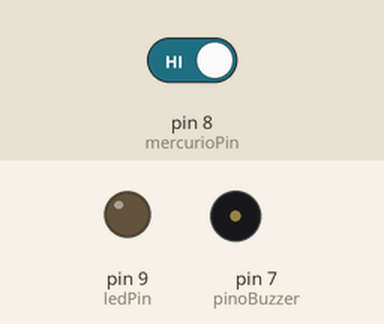
A sketch run on a simulated Arduino Uno, built with avr-gcc and run on an emulated ATmega328P. Parts: output pins drawn as LEDs (lit = HIGH), buzzer (waves = sounding, pin HIGH). Inputs (shaded band) come from the test bench; at power-on: pin 8 (mercurioPin) HIGH.

Above: at 2.8 s.
2.9 s: pin 8 (mercurioPin) driven LOW
At 4.2 s:
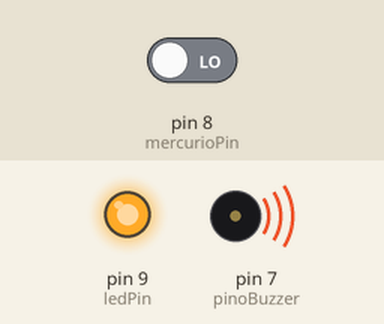
4.5 s: pin 8 (mercurioPin) driven HIGH
At 5.9 s:
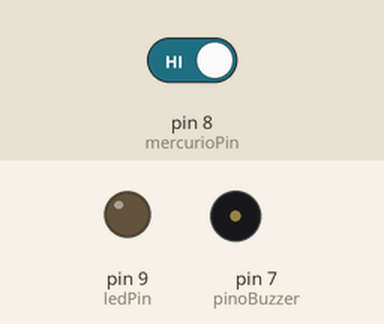
Timing chart, 0 to 7.5 s (numbered marks = the images above; inputs shaded):
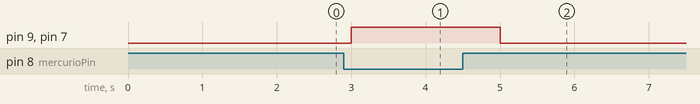

Measured:
- after the input at 2.9 s, pin 9 (ledPin), pin 7 (pinoBuzzer): LOW → HIGH after 0.10 s
- after the input at 4.5 s, pin 9 (ledPin), pin 7 (pinoBuzzer): HIGH → LOW after 0.50 s

The sketch:

aula5atividade3.ino
```cpp
const int pinoBuzzer = 7;
const int mercurioPin = 8; //pino de saída do módulo de mercúrio
const int ledPin = 9; //pino do LED indicador

void setup() {
  pinMode(mercurioPin,INPUT); //configura o pino de módulo como entrada
  pinMode(ledPin, OUTPUT); //configura o pino do LED como
  pinMode(pinoBuzzer, OUTPUT); // Configura o pino do buzzer como saída
}

void loop() {
  int estado = digitalRead(mercurioPin); //lê o estado do módulo

  if (estado == LOW) { //se o interruptor estiver inclinado (ativa em LOW)
    digitalWrite(ledPin,HIGH); //acende o led
    digitalWrite(pinoBuzzer,HIGH); // Desliga o buzzer
    delay(1000); // Espera 1 segundo (1000 milissegundos)
  } else {
    digitalWrite(ledPin,LOW); //apaga o led
    digitalWrite(pinoBuzzer,LOW); // Desliga o buzzer
    delay(1000); // Espera 1 segundo (1000 milissegundos)
  }
}
```
